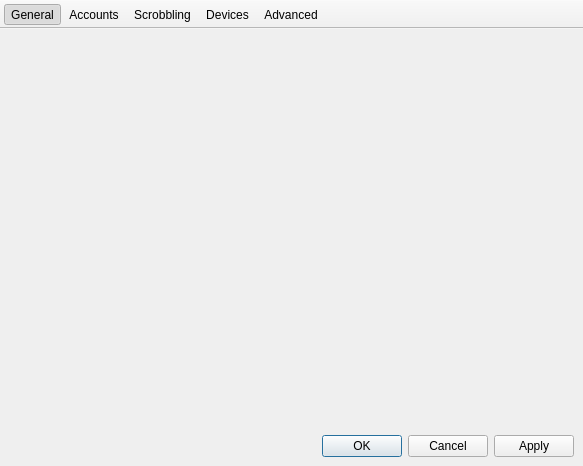
<?xml version="1.0" encoding="UTF-8"?>
<ui version="4.0">
 <class>PreferencesDialog</class>
 <widget class="QMainWindow" name="PreferencesDialog">
  <property name="windowModality">
   <enum>Qt::NonModal</enum>
  </property>
  <property name="geometry">
   <rect>
    <x>0</x>
    <y>0</y>
    <width>583</width>
    <height>466</height>
   </rect>
  </property>
  <property name="sizePolicy">
   <sizepolicy hsizetype="Preferred" vsizetype="Expanding">
    <horstretch>0</horstretch>
    <verstretch>0</verstretch>
   </sizepolicy>
  </property>
  <property name="focusPolicy">
   <enum>Qt::StrongFocus</enum>
  </property>
  <property name="windowTitle">
   <string>MainWindow</string>
  </property>
  <property name="unifiedTitleAndToolBarOnMac">
   <bool>true</bool>
  </property>
  <widget class="QWidget" name="centralwidget">
   <layout class="QVBoxLayout" name="verticalLayout">
    <item>
     <widget class="unicorn::StackedWidget" name="stackedWidget">
      <property name="sizePolicy">
       <sizepolicy hsizetype="Preferred" vsizetype="Preferred">
        <horstretch>0</horstretch>
        <verstretch>0</verstretch>
       </sizepolicy>
      </property>
      <widget class="GeneralSettingsWidget" name="general"/>
      <widget class="AccountSettingsWidget" name="accounts"/>
      <widget class="ScrobbleSettingsWidget" name="scrobbling"/>
      <widget class="IpodSettingsWidget" name="ipod"/>
      <widget class="AdvancedSettingsWidget" name="advanced"/>
     </widget>
    </item>
    <item>
     <widget class="QDialogButtonBox" name="buttonBox">
      <property name="standardButtons">
       <set>QDialogButtonBox::Apply|QDialogButtonBox::Cancel|QDialogButtonBox::Ok</set>
      </property>
     </widget>
    </item>
   </layout>
  </widget>
  <widget class="QToolBar" name="toolBar">
   <property name="sizePolicy">
    <sizepolicy hsizetype="Preferred" vsizetype="Preferred">
     <horstretch>0</horstretch>
     <verstretch>0</verstretch>
    </sizepolicy>
   </property>
   <property name="windowTitle">
    <string>toolBar</string>
   </property>
   <property name="movable">
    <bool>false</bool>
   </property>
   <property name="allowedAreas">
    <set>Qt::TopToolBarArea</set>
   </property>
   <property name="toolButtonStyle">
    <enum>Qt::ToolButtonTextUnderIcon</enum>
   </property>
   <property name="floatable">
    <bool>false</bool>
   </property>
   <attribute name="toolBarArea">
    <enum>TopToolBarArea</enum>
   </attribute>
   <attribute name="toolBarBreak">
    <bool>false</bool>
   </attribute>
   <addaction name="actionGeneral"/>
   <addaction name="actionAccounts"/>
   <addaction name="actionScrobbling"/>
   <addaction name="actionDevices"/>
   <addaction name="actionAdvanced"/>
  </widget>
  <action name="actionGeneral">
   <property name="checkable">
    <bool>true</bool>
   </property>
   <property name="checked">
    <bool>true</bool>
   </property>
   <property name="icon">
    <iconset resource="../qrc/audioscrobbler.qrc">
     <normaloff>:/preferences_general.png</normaloff>:/preferences_general.png</iconset>
   </property>
   <property name="text">
    <string>General</string>
   </property>
  </action>
  <action name="actionAccounts">
   <property name="checkable">
    <bool>true</bool>
   </property>
   <property name="icon">
    <iconset resource="../qrc/audioscrobbler.qrc">
     <normaloff>:/preferences_accounts.png</normaloff>:/preferences_accounts.png</iconset>
   </property>
   <property name="text">
    <string>Accounts</string>
   </property>
  </action>
  <action name="actionScrobbling">
   <property name="checkable">
    <bool>true</bool>
   </property>
   <property name="icon">
    <iconset resource="../qrc/audioscrobbler.qrc">
     <normaloff>:/preferences_scrobbling.png</normaloff>:/preferences_scrobbling.png</iconset>
   </property>
   <property name="text">
    <string>Scrobbling</string>
   </property>
  </action>
  <action name="actionDevices">
   <property name="checkable">
    <bool>true</bool>
   </property>
   <property name="icon">
    <iconset resource="../qrc/audioscrobbler.qrc">
     <normaloff>:/preferences_devices.png</normaloff>:/preferences_devices.png</iconset>
   </property>
   <property name="text">
    <string>Devices</string>
   </property>
  </action>
  <action name="actionAdvanced">
   <property name="checkable">
    <bool>true</bool>
   </property>
   <property name="icon">
    <iconset resource="../qrc/audioscrobbler.qrc">
     <normaloff>:/preferences_advanced.png</normaloff>:/preferences_advanced.png</iconset>
   </property>
   <property name="text">
    <string>Advanced</string>
   </property>
  </action>
 </widget>
 <customwidgets>
  <customwidget>
   <class>AccountSettingsWidget</class>
   <extends>QWidget</extends>
   <header>../Settings/AccountSettingsWidget.h</header>
   <container>1</container>
  </customwidget>
  <customwidget>
   <class>ScrobbleSettingsWidget</class>
   <extends>QWidget</extends>
   <header>../Settings/ScrobbleSettingsWidget.h</header>
   <container>1</container>
  </customwidget>
  <customwidget>
   <class>IpodSettingsWidget</class>
   <extends>QWidget</extends>
   <header>../Settings/IpodSettingsWidget.h</header>
   <container>1</container>
  </customwidget>
  <customwidget>
   <class>GeneralSettingsWidget</class>
   <extends>QWidget</extends>
   <header>../Settings/GeneralSettingsWidget.h</header>
   <container>1</container>
  </customwidget>
  <customwidget>
   <class>AdvancedSettingsWidget</class>
   <extends>QWidget</extends>
   <header>../Settings/AdvancedSettingsWidget.h</header>
   <container>1</container>
  </customwidget>
  <customwidget>
   <class>unicorn::StackedWidget</class>
   <extends>QStackedWidget</extends>
   <header>lib/unicorn/widgets/StackedWidget.h</header>
   <container>1</container>
  </customwidget>
 </customwidgets>
 <resources>
  <include location="../qrc/audioscrobbler.qrc"/>
 </resources>
 <connections/>
</ui>
